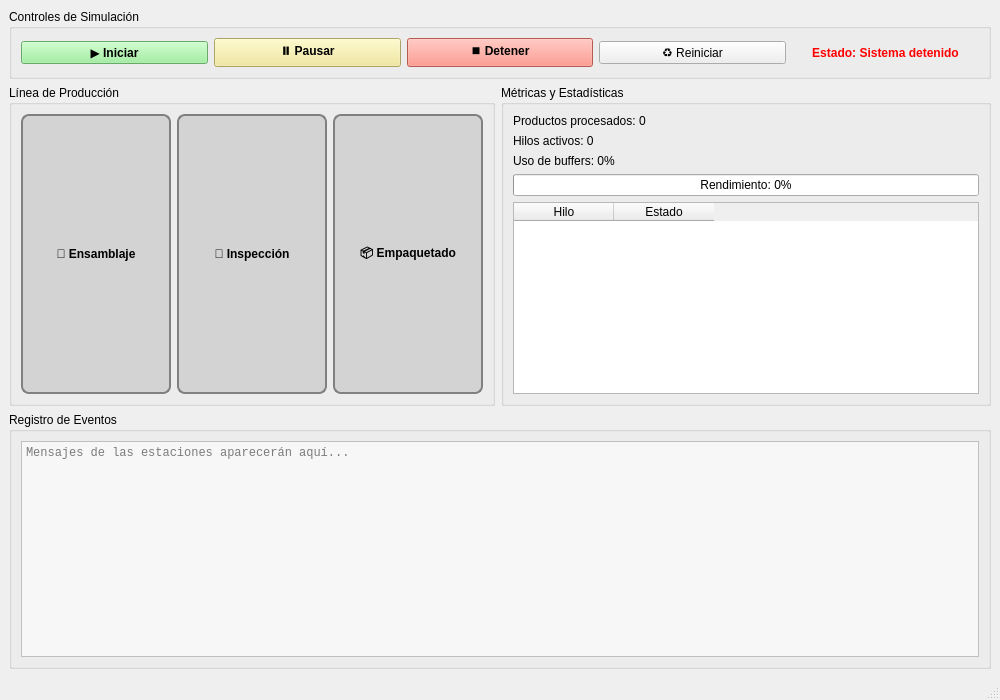
<?xml version="1.0" encoding="UTF-8"?>
<ui version="4.0">
 <class>MainWindow</class>
 <widget class="QMainWindow" name="MainWindow">
  <property name="geometry">
   <rect>
    <x>0</x>
    <y>0</y>
    <width>1000</width>
    <height>700</height>
   </rect>
  </property>
  <property name="windowTitle">
   <string>Simulación de Línea de Producción</string>
  </property>

  <widget class="QWidget" name="centralwidget">
   <layout class="QGridLayout" name="gridLayout">

    <!-- PANEL SUPERIOR: CONTROL -->
    <item row="0" column="0" colspan="2">
     <widget class="QGroupBox" name="groupBox_Controls">
      <property name="title">
       <string>Controles de Simulación</string>
      </property>
      <layout class="QHBoxLayout" name="layoutControls">
       <item>
        <widget class="QPushButton" name="pushButton_Start">
         <property name="text">
          <string>▶ Iniciar</string>
         </property>
         <property name="styleSheet">
          <string notr="true">background-color: lightgreen; font-weight: bold;</string>
         </property>
        </widget>
       </item>
       <item>
        <widget class="QPushButton" name="pushButton_Pause">
         <property name="text">
          <string>⏸ Pausar</string>
         </property>
         <property name="styleSheet">
          <string notr="true">background-color: khaki; font-weight: bold;</string>
         </property>
        </widget>
       </item>
       <item>
        <widget class="QPushButton" name="pushButton_Stop">
         <property name="text">
          <string>⏹ Detener</string>
         </property>
         <property name="styleSheet">
          <string notr="true">background-color: salmon; font-weight: bold;</string>
         </property>
        </widget>
       </item>
       <item>
        <widget class="QPushButton" name="pushButton_Reset">
         <property name="text">
          <string>♻ Reiniciar</string>
         </property>
        </widget>
       </item>
       <item>
        <widget class="QLabel" name="label_Status">
         <property name="text">
          <string>Estado: Sistema detenido</string>
         </property>
         <property name="alignment">
          <set>Qt::AlignCenter</set>
         </property>
         <property name="styleSheet">
          <string notr="true">font-weight: bold; color: red;</string>
         </property>
        </widget>
       </item>
      </layout>
     </widget>
    </item>

    <!-- PANEL CENTRAL: ESTACIONES -->
    <item row="1" column="0">
     <widget class="QGroupBox" name="groupBox_Linea">
      <property name="title">
       <string>Línea de Producción</string>
      </property>
      <layout class="QVBoxLayout" name="layoutLinea">
       <item>
        <layout class="QHBoxLayout" name="layoutStations">
         <item>
          <widget class="QLabel" name="label_Assembler">
           <property name="text">
            <string>🔧 Ensamblaje</string>
           </property>
           <property name="alignment">
            <set>Qt::AlignCenter</set>
           </property>
           <property name="minimumSize">
            <size>
             <width>150</width>
             <height>80</height>
            </size>
           </property>
           <property name="styleSheet">
            <string notr="true">background-color: lightgray; border: 2px solid gray; border-radius: 8px; font-weight: bold;</string>
           </property>
          </widget>
         </item>
         <item>
          <widget class="QLabel" name="label_Tester">
           <property name="text">
            <string>🧪 Inspección</string>
           </property>
           <property name="alignment">
            <set>Qt::AlignCenter</set>
           </property>
           <property name="minimumSize">
            <size>
             <width>150</width>
             <height>80</height>
            </size>
           </property>
           <property name="styleSheet">
            <string notr="true">background-color: lightgray; border: 2px solid gray; border-radius: 8px; font-weight: bold;</string>
           </property>
          </widget>
         </item>
         <item>
          <widget class="QLabel" name="label_Packager">
           <property name="text">
            <string>📦 Empaquetado</string>
           </property>
           <property name="alignment">
            <set>Qt::AlignCenter</set>
           </property>
           <property name="minimumSize">
            <size>
             <width>150</width>
             <height>80</height>
            </size>
           </property>
           <property name="styleSheet">
            <string notr="true">background-color: lightgray; border: 2px solid gray; border-radius: 8px; font-weight: bold;</string>
           </property>
          </widget>
         </item>
        </layout>
       </item>
      </layout>
     </widget>
    </item>

    <!-- PANEL LATERAL DERECHO: MÉTRICAS -->
    <item row="1" column="1">
     <widget class="QGroupBox" name="groupBox_Metrics">
      <property name="title">
       <string>Métricas y Estadísticas</string>
      </property>
      <layout class="QVBoxLayout" name="layoutMetrics">
       <item>
        <widget class="QLabel" name="label_ProductsProcessed">
         <property name="text">
          <string>Productos procesados: 0</string>
         </property>
        </widget>
       </item>
       <item>
        <widget class="QLabel" name="label_ThreadsActive">
         <property name="text">
          <string>Hilos activos: 0</string>
         </property>
        </widget>
       </item>
       <item>
        <widget class="QLabel" name="label_BufferUsage">
         <property name="text">
          <string>Uso de buffers: 0%</string>
         </property>
        </widget>
       </item>
       <item>
        <widget class="QProgressBar" name="progressBar_Throughput">
         <property name="value">
          <number>0</number>
         </property>
         <property name="format">
          <string>Rendimiento: %p%</string>
         </property>
        </widget>
       </item>
       <item>
        <widget class="QTableWidget" name="tableWidget_Threads">
         <column>
          <property name="text">
           <string>Hilo</string>
          </property>
         </column>
         <column>
          <property name="text">
           <string>Estado</string>
          </property>
         </column>
         <property name="rowCount">
          <number>0</number>
         </property>
         <property name="columnCount">
          <number>2</number>
         </property>
        </widget>
       </item>
      </layout>
     </widget>
    </item>

    <!-- PANEL INFERIOR: LOGS -->
    <item row="2" column="0" colspan="2">
     <widget class="QGroupBox" name="groupBox_Logs">
      <property name="title">
       <string>Registro de Eventos</string>
      </property>
      <layout class="QVBoxLayout" name="layoutLogs">
       <item>
        <widget class="QTextEdit" name="textEdit_Log">
         <property name="readOnly">
          <bool>true</bool>
         </property>
         <property name="styleSheet">
          <string notr="true">background-color: #f7f7f7; font-family: Consolas, monospace;</string>
         </property>
         <property name="placeholderText">
          <string>Mensajes de las estaciones aparecerán aquí...</string>
         </property>
        </widget>
       </item>
      </layout>
     </widget>
    </item>

   </layout>
  </widget>

  <widget class="QMenuBar" name="menubar">
   <property name="geometry">
    <rect>
     <x>0</x>
     <y>0</y>
     <width>1000</width>
     <height>22</height>
    </rect>
   </property>
  </widget>
  <widget class="QStatusBar" name="statusbar"/>
 </widget>
 <resources/>
 <connections/>
</ui>
